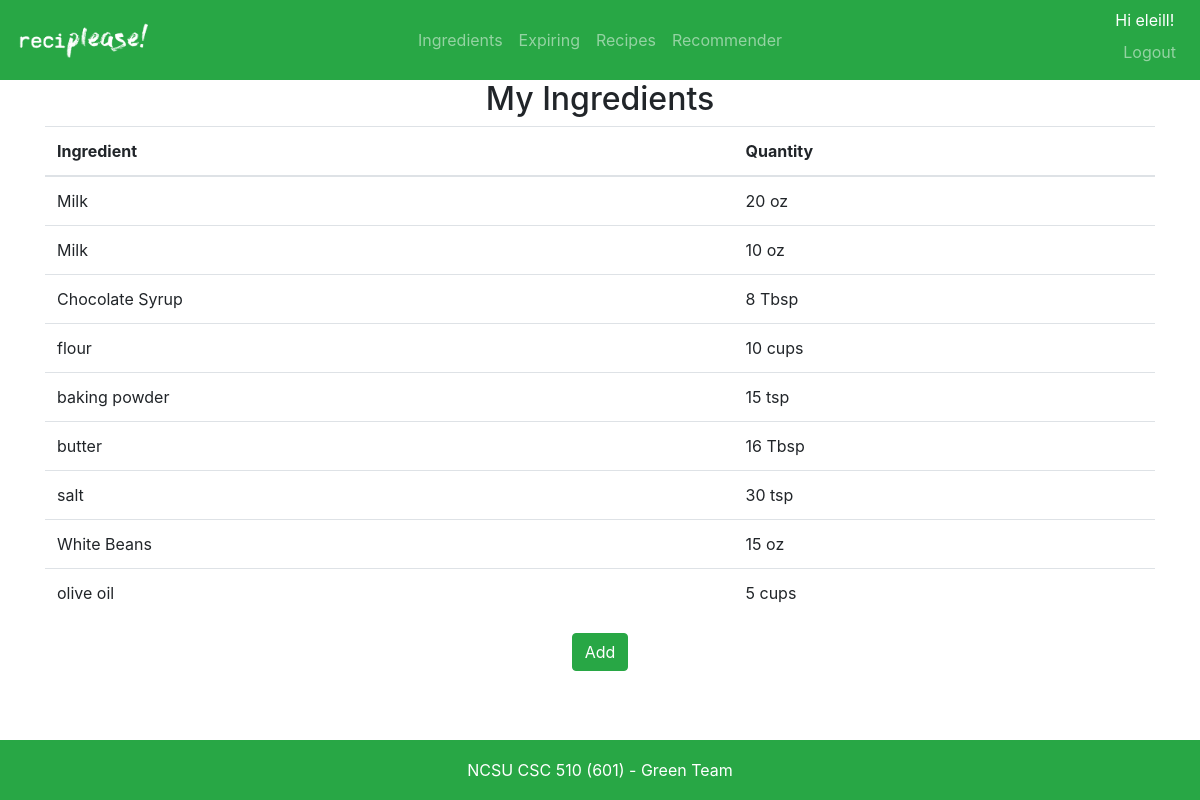
Page /ingredients/ (signed in) on the earlier database version.
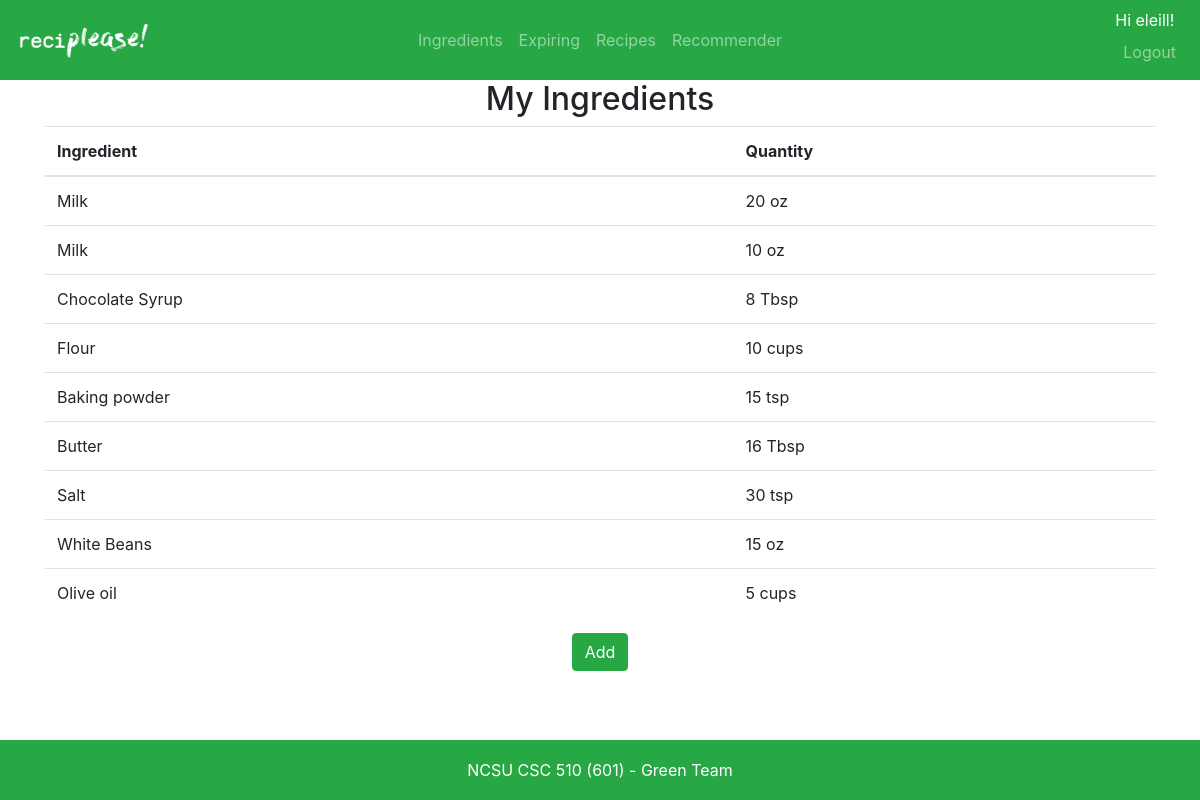
Same page on the later database version.
### ingredients/models.py (models this page shows, shortened)
class Ingredient(models.Model):
    name = models.CharField(max_length=200)
    quantity_units = models.CharField(max_length=200) # Type of units for ingredient (oz, lbs, units, etc)

### ingredients/views.py (the view)
# urls.py: path('', views.ingredient_list, name='user_ingredient_list'),
def ingredient_list(request):
    user_ingredients = UserIngredient.objects.filter(user=request.user).select_related('ingredient').values('ingredient', 'ingredient__name', 'exp_date', 'ingredient__quantity_units').annotate(sumqty=Sum('quantity')).order_by('ingredient', '-exp_date')
    return render(request, 'ingredients/user_ingredient_list.html', {'user_ingredients': user_ingredients})

### ingredients/templates/ingredients/user_ingredient_list.html (shortened to what this page needs)
{% extends 'base.html' %}
{% block content %}
<div class="container">
    <h2 align="center">My Ingredients</h2>
    <table class="table">
        <thead>
            <tr>
                <th scope="col">Ingredient</th>
                <th scope="col">Quantity</th>
            </tr>
        </thead>
        <tbody>
            {% for user_ingredient in user_ingredients %}
            <tr>
                <td>{{ user_ingredient.ingredient__name }}</td>
                <td>{{ user_ingredient.sumqty }} {{ user_ingredient.ingredient__quantity_units }}</td>
            </tr>
            {% endfor %}
        </tbody>
    </table>
</div>
<div class="container" align="center">
    <a class="btn btn-success" href="{% url 'add_user_ingredient' %}" role="button">Add</a>
</div>
{% endblock %}

Differences in the rows shown:
changed Ingredient: ingredient__name "flour" → "Flour"
changed Ingredient: ingredient__name "baking powder" → "Baking powder"
changed Ingredient: ingredient__name "butter" → "Butter"
changed Ingredient: ingredient__name "salt" → "Salt"
changed Ingredient: ingredient__name "olive oil" → "Olive oil"
